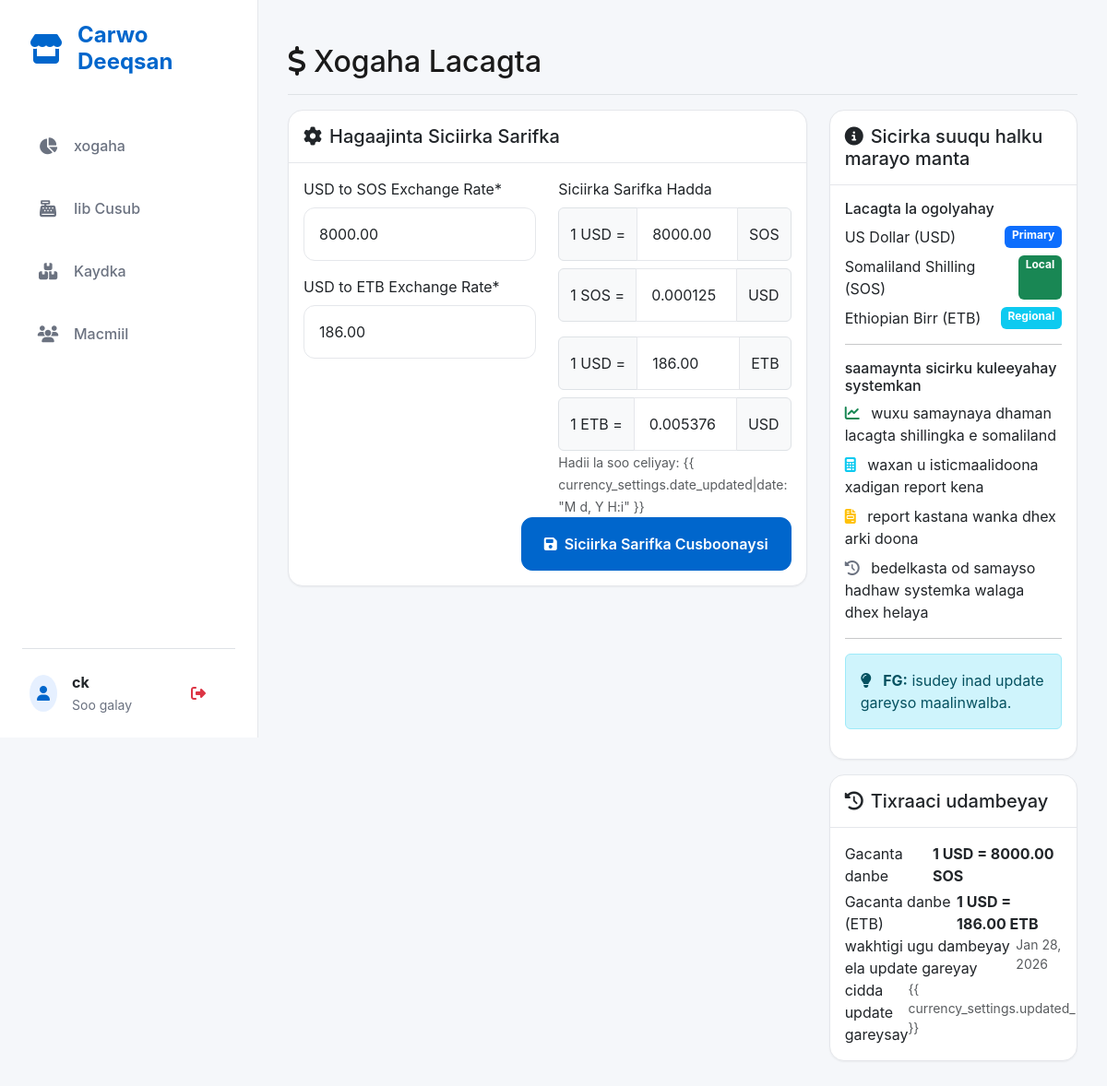
Before: /currency-settings/ (signed in) with the older database file.
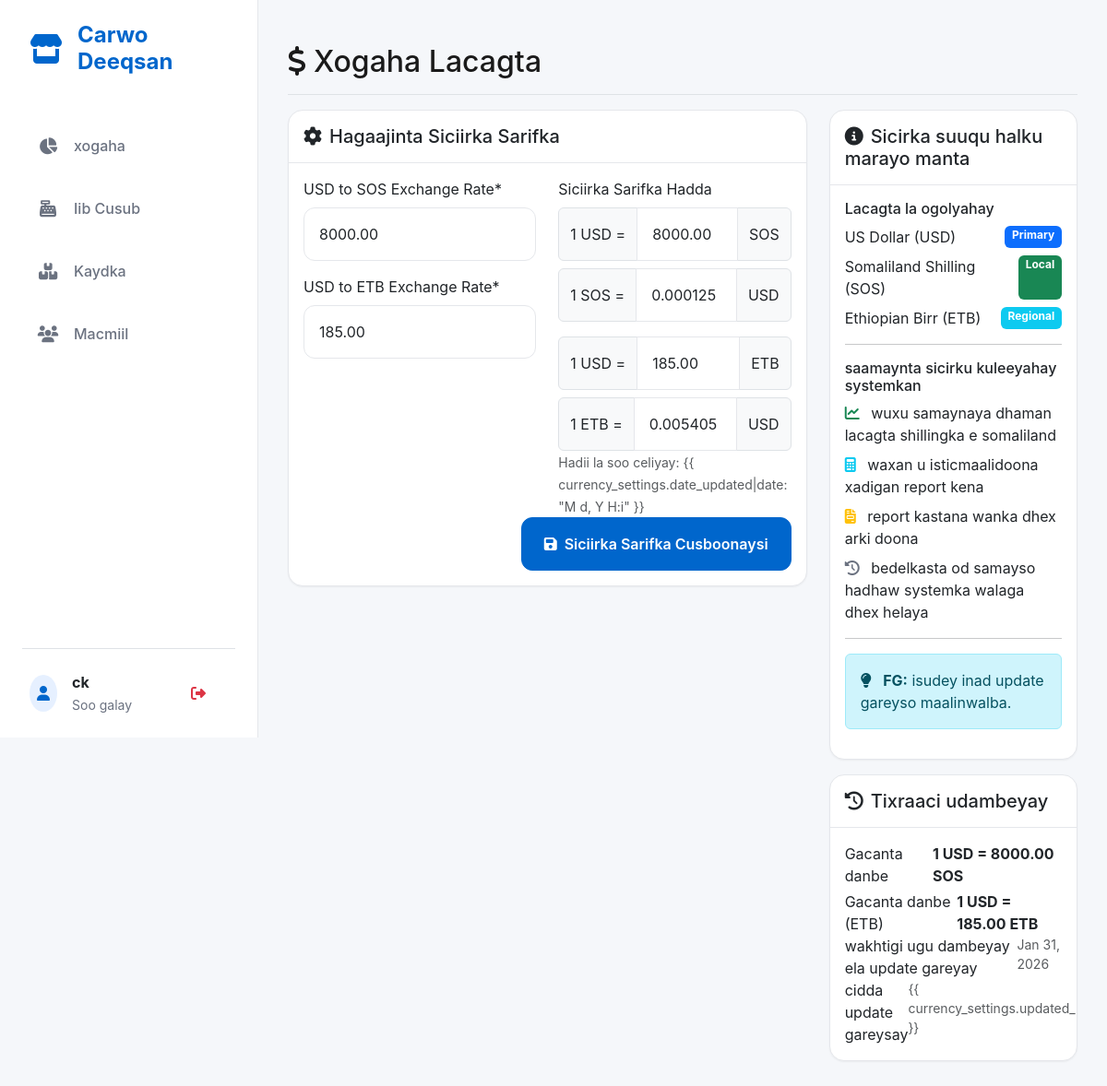
After: the same page with the newer database file.
### core/models.py (models this page shows, shortened)
class CurrencySettings(models.Model):
    usd_to_sos_rate = models.DecimalField(
        max_digits=10,
        decimal_places=2,
        default=8000.00,
        verbose_name="USD to SOS Exchange Rate"
    )
    sos_to_usd_rate = models.DecimalField(
        max_digits=10,
        decimal_places=6,
        default=0.000125,
        verbose_name="SOS to USD Exchange Rate"
    )
    usd_to_etb_rate = models.DecimalField(
        max_digits=10,
        decimal_places=2,
        default=100.00,
        verbose_name="USD to ETB Exchange Rate"
    )
    etb_to_usd_rate = models.DecimalField(
        max_digits=10,
        decimal_places=6,
        default=0.01,
        verbose_name="ETB to USD Exchange Rate"
    )
    date_updated = models.DateTimeField(auto_now=True)
    updated_by = models.ForeignKey(User, on_delete=models.SET_NULL, null=True)
    class Meta:
        verbose_name = "Currency Setting"
        verbose_name_plural = "Currency Settings"

### core/views.py (the view)
# urls.py: path('currency-settings/', views.currency_settings_view, name='currency_settings'),
@superuser_required
def currency_settings_view(request):
    currency_settings = CurrencySettings.objects.first()
    if request.method == 'POST':
        form = CurrencySettingsForm(request.POST, instance=currency_settings)
        if form.is_valid():
            settings = form.save(commit=False)
            settings.updated_by = request.user
            settings.save()
            log_audit_action(
                request.user, 'CURRENCY_UPDATED', 'CurrencySettings', settings.id,
                f'Updated exchange rate to {settings.usd_to_sos_rate}',
                request.META.get('REMOTE_ADDR')
            )
            messages.success(request, 'Currency settings updated successfully!')
            return redirect('core:currency_settings')
    else:
        form = CurrencySettingsForm(instance=currency_settings)
    context = {
        'form': form,
        'currency_settings': currency_settings,
    }
    return render(request, 'core/currency_settings.html', context)

### core/forms.py (shortened to what this page needs)
class CurrencySettingsForm(forms.ModelForm):
    class Meta:
        model = CurrencySettings
        fields = ['usd_to_sos_rate', 'usd_to_etb_rate']
        widgets = {
            'usd_to_sos_rate': forms.NumberInput(attrs={
                'step': '0.01',
                'min': '0.01',
                'class': 'form-control',
                'placeholder': '8000.00'
            }),
            'usd_to_etb_rate': forms.NumberInput(attrs={
                'step': '0.01',
                'min': '0.01',
                'class': 'form-control',
                'placeholder': '100.00'
            })
        }

### core/permissions_policy.py (called while the page is built)
    def process_response(self, request, response):
        existing = response.get('Permissions-Policy')
        policy = "camera=(self)"
        if existing:
            if 'camera=' not in existing:
                response['Permissions-Policy'] = f"{existing}, {policy}"
        else:
            response['Permissions-Policy'] = policy
        return response

### core/templates/core/currency_settings.html (shortened to what the changed rows need)
{% extends 'core/base.html' %}
{% load crispy_forms_tags %}
{% block content %}
<div class="d-flex justify-content-between flex-wrap flex-md-nowrap align-items-center pt-3 pb-2 mb-3 border-bottom">
    <h1 class="h2">
        <i class="fas fa-dollar-sign me-2"></i>Xogaha Lacagta
    </h1>
</div>
<div class="row">
    <div class="col-lg-8">
        <div class="card">
            <div class="card-body">
                <form method="post">
                    <div class="row">
                        <div class="col-md-6">
                            {{ form.usd_to_sos_rate|as_crispy_field }}
                            {{ form.usd_to_etb_rate|as_crispy_field }}
                        </div>
                        <div class="col-md-6">
                            <div class="form-group">
                                <div class="input-group mb-2">
                                    <span class="input-group-text">1 USD =</span>
                                    <input type="text" class="form-control"
                                        value="{{ currency_settings.usd_to_sos_rate|floatformat:2 }}" readonly>
                                    <span class="input-group-text">SOS</span>
                                </div>
                                <div class="input-group">
                                    <span class="input-group-text">1 SOS =</span>
                                    <input type="text" class="form-control"
                                        value="{{ currency_settings.sos_to_usd_rate|floatformat:6 }}" readonly>
                                    <span class="input-group-text">USD</span>
                                </div>
                                <div class="input-group mb-2 mt-3">
                                    <span class="input-group-text">1 USD =</span>
                                    <input type="text" class="form-control"
                                        value="{{ currency_settings.usd_to_etb_rate|floatformat:2 }}" readonly>
                                    <span class="input-group-text">ETB</span>
                                </div>
                                <div class="input-group">
                                    <span class="input-group-text">1 ETB =</span>
                                    <input type="text" class="form-control"
                                        value="{{ currency_settings.etb_to_usd_rate|floatformat:6 }}" readonly>
                                    <span class="input-group-text">USD</span>
                                </div>
                            </div>
                        </div>
                    </div>
                </form>
            </div>
        </div>
    </div>
    <div class="col-lg-4">
        <div class="card mt-3">
            <div class="card-body">
                <div class="d-flex justify-content-between">
                    <span>Gacanta danbe</span>
                    <strong>1 USD = {{ currency_settings.usd_to_sos_rate|floatformat:2 }} SOS</strong>
                </div>
                <div class="d-flex justify-content-between mt-1">
                    <span>Gacanta danbe (ETB)</span>
                    <strong>1 USD = {{ currency_settings.usd_to_etb_rate|floatformat:2 }} ETB</strong>
                </div>
                <div class="d-flex justify-content-between">
                    <span>wakhtigi ugu dambeyay ela update gareyay</span>
                    <small class="text-muted">{{ currency_settings.date_updated|date:"M d, Y" }}</small>
                </div>
            </div>
        </div>
    </div>
</div>
{% endblock %}

Changed rows visible on the page:
changed CurrencySettings: usd_to_etb_rate "186.00" → "185.00"; etb_to_usd_rate "0.005376" → "0.005405"; date_updated "Jan 28, 2026" → "Jan 31, 2026"
